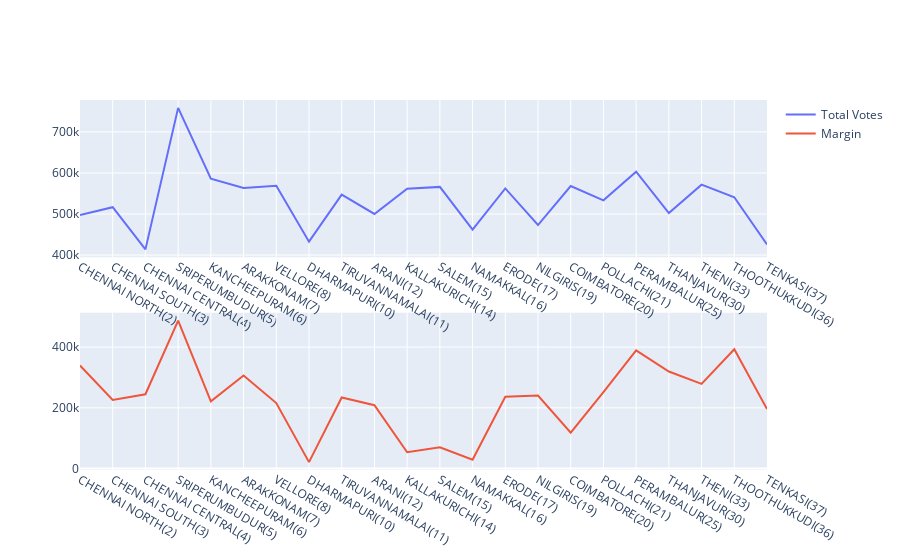

Here is the notebook cell this chart was saved with:
### Markdown cell above
**It is clearly seen that BJP unlike INC has not won any one constituency in Tamilnadu and Kerala and hence it is very unlikely they would win in Tamilnadu for the next elections.**

### Code cell
fig = make_subplots(rows=2, cols=1)
fig.append_trace(go.Scatter(x=dmk['Parliament Constituency'],y=dmk['Total Votes'],name='Total Votes'), row=1, col=1)
fig.append_trace(go.Scatter(x=dmk['Parliament Constituency'],y=dmk['Margin'],name='Margin'), row=2, col=1)
fig.show()

### Figure 1 — Plotly figure (JSON) as saved in the notebook; plotly's stock layout.template omitted (floating-point values rounded to 4 significant figures)
{"data": [{"name": "Total Votes", "type": "scatter", "x": ["CHENNAI NORTH(2)", "CHENNAI SOUTH(3)", "CHENNAI CENTRAL(4)", "SRIPERUMBUDUR(5)", "KANCHEEPURAM(6)", "ARAKKONAM(7)", "VELLORE(8)", "DHARMAPURI(10)", "TIRUVANNAMALAI(11)", "ARANI(12)", "KALLAKURICHI(14)", "SALEM(15)", "NAMAKKAL(16)", "ERODE(17)", "NILGIRIS(19)", "COIMBATORE(20)", "POLLACHI(21)", "PERAMBALUR(25)", "THANJAVUR(30)", "THENI(33)", "THOOTHUKKUDI(36)", "TENKASI(37)"], "xaxis": "x", "y": [497333, 516628, 413848, 758611, 586044, 563216, 568692, 432667, 547379, 500099, 561589, 566085, 462036, 562339, 473212, 568200, 533377, 603209, 502245, 571493, 540729, 425679], "yaxis": "y"}, {"name": "Margin", "type": "scatter", "x": ["CHENNAI NORTH(2)", "CHENNAI SOUTH(3)", "CHENNAI CENTRAL(4)", "SRIPERUMBUDUR(5)", "KANCHEEPURAM(6)", "ARAKKONAM(7)", "VELLORE(8)", "DHARMAPURI(10)", "TIRUVANNAMALAI(11)", "ARANI(12)", "KALLAKURICHI(14)", "SALEM(15)", "NAMAKKAL(16)", "ERODE(17)", "NILGIRIS(19)", "COIMBATORE(20)", "POLLACHI(21)", "PERAMBALUR(25)", "THANJAVUR(30)", "THENI(33)", "THOOTHUKKUDI(36)", "TENKASI(37)"], "xaxis": "x2", "y": [339222, 225945, 244689, 487029, 221473, 306559, 215702, 21300, 233931, 208766, 53784, 70357, 29112, 236566, 240585, 118068, 252042, 389107, 319583, 278825, 392738, 196199], "yaxis": "y2"}], "layout": {"xaxis": {"anchor": "y", "domain": [0, 1]}, "xaxis2": {"anchor": "y2", "domain": [0, 1]}, "yaxis": {"anchor": "x", "domain": [0.575, 1]}, "yaxis2": {"anchor": "x2", "domain": [0, 0.425]}}}
